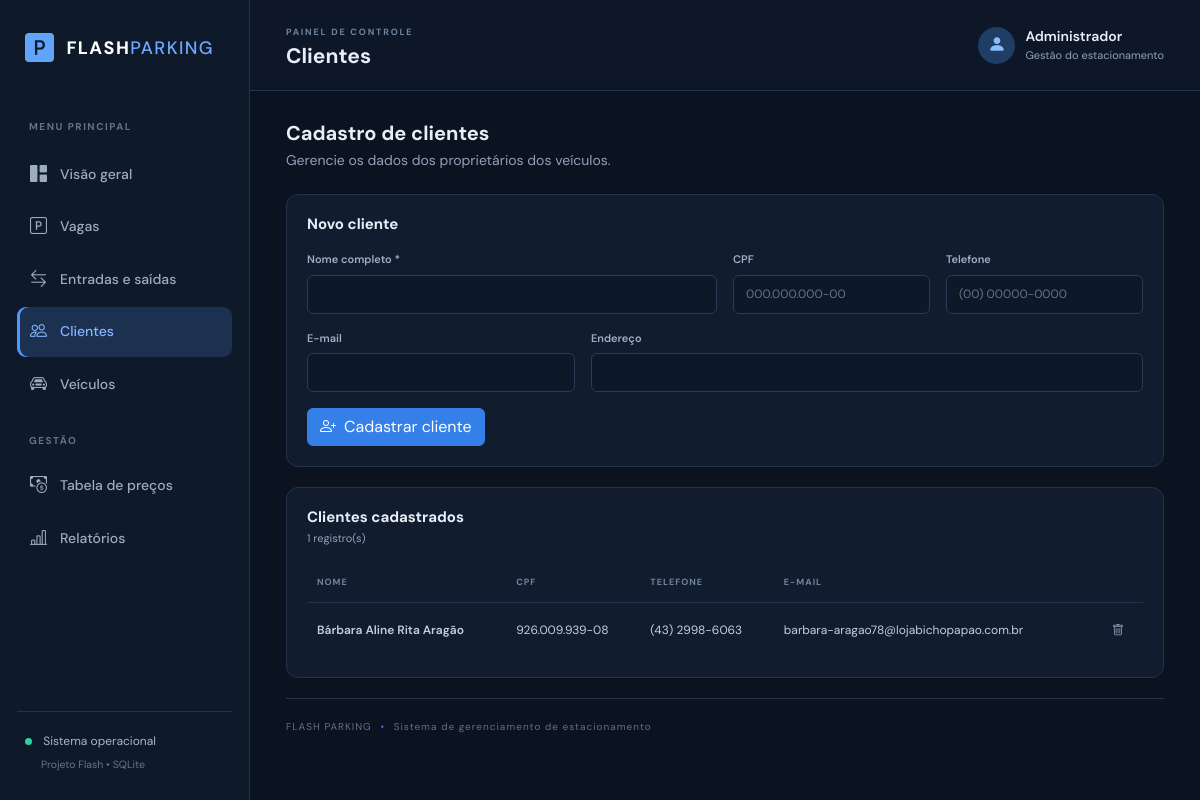
Screenshot of /clientes with the database file from the repository.
### tables this page shows
CREATE TABLE clientes (
        id INTEGER PRIMARY KEY AUTOINCREMENT,
        nome TEXT NOT NULL,
        cpf TEXT UNIQUE,
        telefone TEXT,
        email TEXT,
        endereco TEXT,
        criado_em TEXT DEFAULT (datetime('now','localtime'))
    );

### app.py (the view, shortened to what this page needs)
@app.route("/clientes", methods=["GET", "POST"])
def clientes():
    db = get_db()
    lista = db.execute("SELECT * FROM clientes ORDER BY nome").fetchall()
    db.close()
    return render_template("clientes.html", clientes=lista)

### database.py (called while the page is built)
def get_db():
    conn = sqlite3.connect(DB_PATH)
    conn.row_factory = sqlite3.Row
    conn.execute("PRAGMA foreign_keys = ON")
    return conn

### templates/clientes.html
{% extends "base.html" %}{% block title %}Clientes | Flash Parking{% endblock %}{% block heading %}Clientes{% endblock %}
{% block content %}
<div class="page-intro"><div><h2>Cadastro de clientes</h2><p>Gerencie os dados dos proprietários dos veículos.</p></div></div>
<div class="panel form-panel"><h3>Novo cliente</h3><form method="post" class="row g-3">
<div class="col-md-6"><label>Nome completo *</label><input name="nome" class="form-control" required></div>
<div class="col-md-3"><label>CPF</label><input name="cpf" class="form-control" placeholder="000.000.000-00"></div>
<div class="col-md-3"><label>Telefone</label><input name="telefone" class="form-control" placeholder="(00) 00000-0000"></div>
<div class="col-md-4"><label>E-mail</label><input type="email" name="email" class="form-control"></div>
<div class="col-md-8"><label>Endereço</label><input name="endereco" class="form-control"></div>
<div class="col-12"><button class="btn btn-primary"><i class="bi bi-person-plus me-2"></i>Cadastrar cliente</button></div>
</form></div>
<div class="panel"><div class="panel-heading"><div><h3>Clientes cadastrados</h3><p>{{ clientes|length }} registro(s)</p></div></div><div class="table-responsive"><table class="table dark-table"><thead><tr><th>NOME</th><th>CPF</th><th>TELEFONE</th><th>E-MAIL</th><th></th></tr></thead><tbody>
{% for c in clientes %}<tr><td class="fw-semibold">{{ c.nome }}</td><td>{{ c.cpf or '—' }}</td><td>{{ c.telefone or '—' }}</td><td>{{ c.email or '—' }}</td><td class="text-end"><form method="post" action="{{ url_for('excluir_cliente',id=c.id) }}" onsubmit="return confirm('Excluir este cliente?')"><button class="icon-btn danger" title="Excluir"><i class="bi bi-trash"></i></button></form></td></tr>{% else %}<tr><td colspan="5" class="empty">Nenhum cliente cadastrado.</td></tr>{% endfor %}
</tbody></table></div></div>{% endblock %}

### static/css/style.css (style rules this page uses)
:root { --bg:#0b1220;--panel:#111c2e;--panel2:#152238;--line:#23334b;--text:#e8eef8;--muted:#91a1b8;--blue:#3b82f6;--green:#25c28a;--orange:#f5a742 }
* { box-sizing:border-box }
body { margin:0;background:var(--bg);color:var(--text);font-family:'DM Sans',sans-serif;font-size:14px }
.welcome-row,.page-intro { display:flex;justify-content:space-between;align-items:center;margin-bottom:23px }
.welcome-row h2,.page-intro h2 { font-size:20px;font-weight:700;margin:0 0 5px }
.welcome-row p,.page-intro p { color:var(--muted);margin:0 }
.btn-primary { background:#347fe8;border-color:#347fe8 }
.stat-card,.panel { background:var(--panel);border:1px solid var(--line);border-radius:12px }
.panel { padding:20px;margin-bottom:18px;min-width:0 }
.panel-heading { display:flex;justify-content:space-between;align-items:center;margin-bottom:16px }
.panel-heading h3,.panel h3 { font-size:15px;font-weight:700;margin:0 0 4px }
.panel-heading p { font-size:11px;color:var(--muted);margin:0 }
.dark-table { --bs-table-bg:transparent;--bs-table-color:#c4cede;--bs-table-border-color:#24334a;font-size:12px;margin:0 }
.dark-table th { color:#71849f;font-size:9px;letter-spacing:1px;font-weight:700;white-space:nowrap }
.dark-table td,.dark-table th { padding:13px 10px;vertical-align:middle }
.dark-table tbody tr:last-child td { border-bottom:0 }
.form-panel { margin-bottom:20px }
.form-panel h3 { margin-bottom:18px }
.form-label,label { display:block;font-size:11px;color:#9eafc5;margin-bottom:7px;font-weight:600 }
.form-control,.form-select,.input-group-text { background:#0d1828;border-color:#2a3b55;color:#e4ecf8;font-size:12px;min-height:39px }
.form-control::placeholder { color:#63758e }
.icon-btn { border:0;background:transparent;color:#94a6bd;padding:5px 9px }

### rows the page displays
clientes: nome "Bárbara Aline Rita Aragão", cpf "926.009.939-08", telefone "(43) 2998-6063", email "barbara-aragao78@lojabichopapao.com.br"

### other values shown
{{ clientes|length }} "1"
